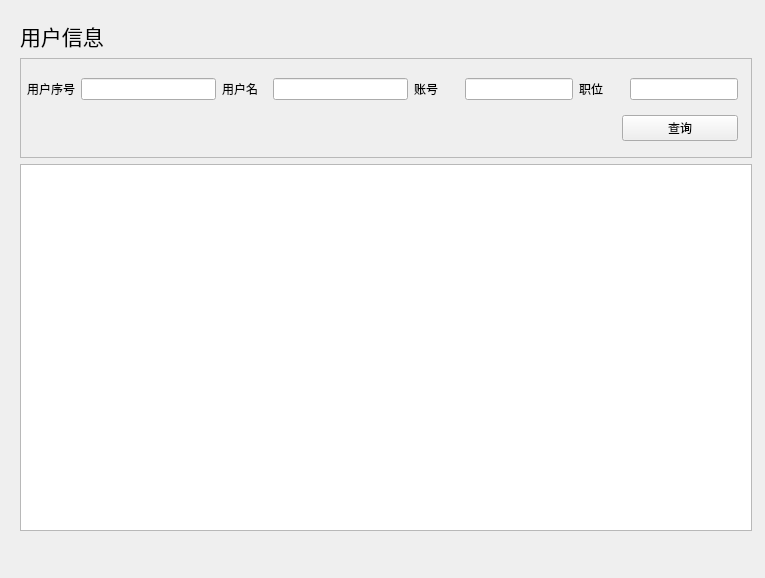
<?xml version="1.0" encoding="UTF-8"?>
<ui version="4.0">
 <class>UserPage</class>
 <widget class="QWidget" name="UserPage">
  <property name="geometry">
   <rect>
    <x>0</x>
    <y>0</y>
    <width>765</width>
    <height>578</height>
   </rect>
  </property>
  <property name="windowTitle">
   <string>Form</string>
  </property>
  <widget class="QWidget" name="layoutWidget">
   <property name="geometry">
    <rect>
     <x>20</x>
     <y>20</y>
     <width>732</width>
     <height>511</height>
    </rect>
   </property>
   <layout class="QVBoxLayout" name="layout">
    <item>
     <layout class="QHBoxLayout" name="titleLayout" stretch="0,0">
      <item>
       <widget class="QLabel" name="titleLabel">
        <property name="maximumSize">
         <size>
          <width>618</width>
          <height>16777215</height>
         </size>
        </property>
        <property name="font">
         <font>
          <family>Agency FB</family>
          <pointsize>16</pointsize>
         </font>
        </property>
        <property name="text">
         <string>用户信息</string>
        </property>
       </widget>
      </item>
      <item>
       <spacer name="horizontalSpacer">
        <property name="orientation">
         <enum>Qt::Horizontal</enum>
        </property>
        <property name="sizeHint" stdset="0">
         <size>
          <width>40</width>
          <height>20</height>
         </size>
        </property>
       </spacer>
      </item>
     </layout>
    </item>
    <item>
     <widget class="QFrame" name="sFrame">
      <property name="minimumSize">
       <size>
        <width>730</width>
        <height>100</height>
       </size>
      </property>
      <property name="frameShape">
       <enum>QFrame::StyledPanel</enum>
      </property>
      <property name="frameShadow">
       <enum>QFrame::Plain</enum>
      </property>
      <widget class="QWidget" name="layoutWidget">
       <property name="geometry">
        <rect>
         <x>7</x>
         <y>11</y>
         <width>711</width>
         <height>81</height>
        </rect>
       </property>
       <layout class="QVBoxLayout" name="sLayout">
        <item>
         <layout class="QHBoxLayout" name="sLayout_1" stretch="1,3,1,3,1,0,1,0">
          <item>
           <widget class="QLabel" name="idLabel">
            <property name="minimumSize">
             <size>
              <width>0</width>
              <height>0</height>
             </size>
            </property>
            <property name="maximumSize">
             <size>
              <width>16777215</width>
              <height>16777215</height>
             </size>
            </property>
            <property name="text">
             <string>用户序号</string>
            </property>
           </widget>
          </item>
          <item>
           <widget class="QLineEdit" name="idEdit">
            <property name="minimumSize">
             <size>
              <width>0</width>
              <height>0</height>
             </size>
            </property>
            <property name="maximumSize">
             <size>
              <width>16777215</width>
              <height>16777215</height>
             </size>
            </property>
           </widget>
          </item>
          <item>
           <widget class="QLabel" name="nameLabel">
            <property name="minimumSize">
             <size>
              <width>0</width>
              <height>0</height>
             </size>
            </property>
            <property name="maximumSize">
             <size>
              <width>16777215</width>
              <height>16777215</height>
             </size>
            </property>
            <property name="text">
             <string>用户名</string>
            </property>
           </widget>
          </item>
          <item>
           <widget class="QLineEdit" name="nameEdit">
            <property name="maximumSize">
             <size>
              <width>16777215</width>
              <height>16777215</height>
             </size>
            </property>
           </widget>
          </item>
          <item>
           <widget class="QLabel" name="accountLabel">
            <property name="minimumSize">
             <size>
              <width>0</width>
              <height>0</height>
             </size>
            </property>
            <property name="maximumSize">
             <size>
              <width>16777215</width>
              <height>16777215</height>
             </size>
            </property>
            <property name="text">
             <string>账号</string>
            </property>
           </widget>
          </item>
          <item>
           <widget class="QLineEdit" name="accountEdit"/>
          </item>
          <item>
           <widget class="QLabel" name="roleLabel">
            <property name="minimumSize">
             <size>
              <width>0</width>
              <height>0</height>
             </size>
            </property>
            <property name="maximumSize">
             <size>
              <width>16777215</width>
              <height>16777215</height>
             </size>
            </property>
            <property name="text">
             <string>职位</string>
            </property>
           </widget>
          </item>
          <item>
           <widget class="QLineEdit" name="roleEdit"/>
          </item>
         </layout>
        </item>
        <item>
         <layout class="QHBoxLayout" name="sLayout_2" stretch="0,10,2">
          <item>
           <widget class="QLabel" name="countLabel">
            <property name="text">
             <string/>
            </property>
           </widget>
          </item>
          <item>
           <spacer name="horizontalSpacer_3">
            <property name="orientation">
             <enum>Qt::Horizontal</enum>
            </property>
            <property name="sizeHint" stdset="0">
             <size>
              <width>40</width>
              <height>20</height>
             </size>
            </property>
           </spacer>
          </item>
          <item>
           <widget class="QPushButton" name="searchButton">
            <property name="minimumSize">
             <size>
              <width>0</width>
              <height>0</height>
             </size>
            </property>
            <property name="maximumSize">
             <size>
              <width>16777215</width>
              <height>16777215</height>
             </size>
            </property>
            <property name="text">
             <string>查询</string>
            </property>
           </widget>
          </item>
         </layout>
        </item>
       </layout>
      </widget>
     </widget>
    </item>
    <item>
     <widget class="QTableView" name="tableView">
      <property name="minimumSize">
       <size>
        <width>0</width>
        <height>0</height>
       </size>
      </property>
      <property name="editTriggers">
       <set>QAbstractItemView::NoEditTriggers</set>
      </property>
     </widget>
    </item>
   </layout>
  </widget>
 </widget>
 <resources/>
 <connections/>
</ui>
